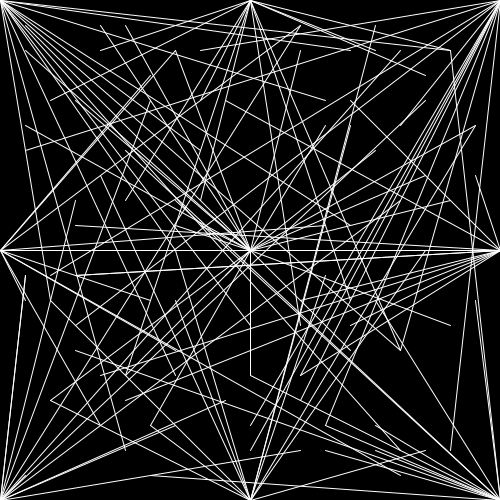
Frame 1 (no input)
Frame 60 (the mouse pressed at the canvas centre just before this capture): identical to frame 1, image omitted
Frame 120 (the mouse held since frame 60 and released just before this capture): identical to frame 1, image omitted

The Processing sketch that drew this single still picture (run headless with seeded random() and noise(); from frame 60 on, the mouse is pressed at the canvas centre):

// Processing sketch: lewitt289
// ── lewitt289.pde


int[] x, y;


void setup() {
  size (500, 500);
  background(0);
  x = new int[19];
  y = new int[19];

  for (int i=0; i<x.length; i++) {
    x[i] = (25*i) + 25;
  } 
  
  /*
  int ii = 0;
  int sz = 0;
  while (sz<=width) {
    x= append(x, (25*ii) + 25);
    sz = (25*ii) + 25;
    ii++;
  }
  */
  
  for (int i=0; i<x.length; i++) {
    y[i] = (25*i) + 25;
  }

  //24 lines from the center
  for (int i=0; i<24; i++) {
    int xt = int(random(x.length));
    int yt = int(random(y.length));
    stroke(255);
    strokeWeight(1);
    line(width/2, height/2, x[xt], y[yt]);
  }
  //12 lines from the midpoint of each side
  for (int i=0; i<12; i++) {
    int xt = int(random(x.length));
    int yt = int(random(y.length));
    stroke(255);
    strokeWeight(1);
    line(width/2, 0, x[xt], y[yt]);
  }
  //12 lines from the midpoint of each side
  for (int i=0; i<12; i++) {
    int xt = int(random(x.length));
    int yt = int(random(y.length));
    stroke(255);
    strokeWeight(1);
    line(width/2, height, x[xt], y[yt]);
  }
  //12 lines from the midpoint of each side
  for (int i=0; i<12; i++) {
    int xt = int(random(x.length));
    int yt = int(random(y.length));
    stroke(255);
    strokeWeight(1);
    line(width, height/2, x[xt], y[yt]);
  }
  //12 lines from the midpoint of each side
  for (int i=0; i<12; i++) {
    int xt = int(random(x.length));
    int yt = int(random(y.length));
    stroke(255);
    strokeWeight(1);
    line(0, height/2, x[xt], y[yt]);
  }
  //12 lines from each corner
  for (int i=0; i<12; i++) {
    int xt = int(random(x.length));
    int yt = int(random(y.length));
    stroke(255);
    strokeWeight(1);
    line(0, 0, x[xt], y[yt]);
  }
  //12 lines from each corner
  for (int i=0; i<12; i++) {
    int xt = int(random(x.length));
    int yt = int(random(y.length));
    stroke(255);
    strokeWeight(1);
    line(width, 0, x[xt], y[yt]);
  }
  //12 lines from each corner
  for (int i=0; i<12; i++) {
    int xt = int(random(x.length));
    int yt = int(random(y.length));
    stroke(255);
    strokeWeight(1);
    line(width, height, x[xt], y[yt]);
  }
  //12 lines from each corner
  for (int i=0; i<12; i++) {
    int xt = int(random(x.length));
    int yt = int(random(y.length));
    stroke(255);
    strokeWeight(1);
    line(0, height, x[xt], y[yt]);
  }
}

void draw() {
  // background(0);
  /* //draw grid
   for(int i=0;i<x.length;i++){
   for(int j=0;j<x.length;j++){
   noStroke();
   fill(255);
   ellipse(x[i], y[j], 5,5);
   }
   }
   */

  /*
  //24 lines from the center
   for(int i=0;i<24;i++){
   int xt = int(random(x.length));
   int yt = int(random(y.length));
   stroke(255);
   strokeWeight(1);
   line(width/2, height/2, x[xt], y[yt]);
   }
   */

  /*
  //12 lines from the midpoint of each side
   for(int i=0;i<12;i++){
   int xt = int(random(x.length));
   int yt = int(random(y.length));
   stroke(255);
   strokeWeight(1);
   line(width/2, 0, x[xt], y[yt]);
   }
   */
}
